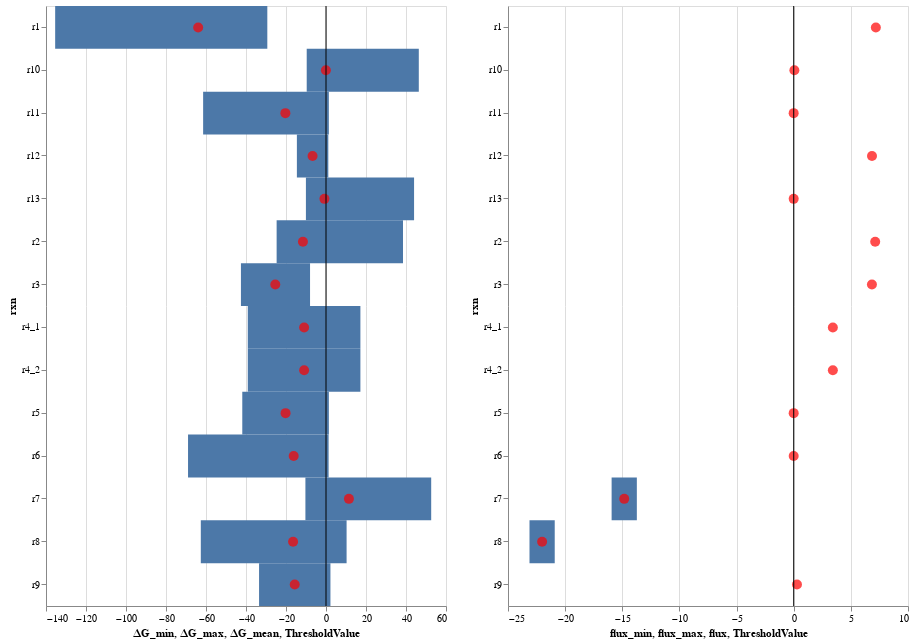

Notebook source saved alongside this figure:
### Markdown cell above
### Plot Gibbs free energies (on the left) and reaction fluxes (on the right)

### Code cell
height=600
width=400
plot_dG_and_flux(dG_df,  flux_df, height, width)

### Figure 1 — Vega-Lite specification as saved in the notebook (floating-point values rounded to 4 significant figures)
{"$schema": "https://vega.github.io/schema/vega-lite/v3.4.0.json", "config": {"mark": {"tooltip": null}, "view": {"height": 300, "width": 400}}, "datasets": {"data-1be3fe115e82bb0437f62db9024d3007": [{"rxn": "r1", "∆G_max": -29.34, "∆G_mean": -63.91, "∆G_min": -135.4}, {"rxn": "r2", "∆G_max": 38.5, "∆G_mean": -11.54, "∆G_min": -24.68}, {"rxn": "r3", "∆G_max": -7.977, "∆G_mean": -25.36, "∆G_min": -42.53}, {"rxn": "r4_1", "∆G_max": 17.2, "∆G_mean": -10.94, "∆G_min": -39.12}, {"rxn": "r4_2", "∆G_max": 17.2, "∆G_mean": -10.94, "∆G_min": -39.12}, {"rxn": "r5", "∆G_max": 1.431, "∆G_mean": -20.21, "∆G_min": -41.86}, {"rxn": "r6", "∆G_max": 1.31, "∆G_mean": -16.15, "∆G_min": -68.98}, {"rxn": "r7", "∆G_max": 52.6, "∆G_mean": 11.46, "∆G_min": -10.3}, {"rxn": "r8", "∆G_max": 10.3, "∆G_mean": -16.46, "∆G_min": -62.6}, {"rxn": "r9", "∆G_max": 2.218, "∆G_mean": -15.64, "∆G_min": -33.47}, {"rxn": "r10", "∆G_max": 46.4, "∆G_mean": -0.06178, "∆G_min": -9.641}, {"rxn": "r11", "∆G_max": 1.423, "∆G_mean": -20.31, "∆G_min": -61.44}, {"rxn": "r12", "∆G_max": 1.163, "∆G_mean": -6.717, "∆G_min": -14.56}, {"rxn": "r13", "∆G_max": 44.03, "∆G_mean": -0.7789, "∆G_min": -10.04}], "data-c4efda258943a001a7970e6a60317289": [{"flux": 7.187, "flux_max": 7.187, "flux_min": 7.187, "rxn": "r1", "vref_mean (umol/gCDW/h)": 7.187, "vref_std (umol/gCDW/h)": 2.004e-05}, {"flux": 7.13, "flux_max": 7.13, "flux_min": 7.13, "rxn": "r2", "vref_mean (umol/gCDW/h)": 7.13, "vref_std (umol/gCDW/h)": 2.004e-05}, {"flux": 6.844, "flux_max": 6.844, "flux_min": 6.844, "rxn": "r3", "vref_mean (umol/gCDW/h)": 6.844, "vref_std (umol/gCDW/h)": 2.004e-05}, {"flux": 3.424, "flux_max": 3.424, "flux_min": 3.424, "rxn": "r4_1", "vref_mean (umol/gCDW/h)": 3.424, "vref_std (umol/gCDW/h)": 1.002e-05}, {"flux": 3.424, "flux_max": 3.424, "flux_min": 3.424, "rxn": "r4_2", "vref_mean (umol/gCDW/h)": 3.424, "vref_std (umol/gCDW/h)": 1.002e-05}, {"flux": -0.002427, "flux_max": -0.002427, "flux_min": -0.002427, "rxn": "r5", "vref_mean (umol/gCDW/h)": -0.002427, "vref_std (umol/gCDW/h)": 6.603e-11}, {"flux": -0.002427, "flux_max": -0.002427, "flux_min": -0.002427, "rxn": "r6", "vref_mean (umol/gCDW/h)": -0.002427, "vref_std (umol/gCDW/h)": 6.603e-11}, {"flux": -14.83, "flux_max": -13.73, "flux_min": -15.93, "rxn": "r7", "vref_mean (umol/gCDW/h)": -14.83, "vref_std (umol/gCDW/h)": 1.104}, {"flux": -22.01, "flux_max": -20.91, "flux_min": -23.12, "rxn": "r8", "vref_mean (umol/gCDW/h)": -22.01, "vref_std (umol/gCDW/h)": 1.104}, {"flux": 0.2854, "flux_max": 0.2854, "flux_min": 0.2854, "rxn": "r9", "vref_mean (umol/gCDW/h)": 0.2854, "vref_std (umol/gCDW/h)": 2.124e-07}, {"flux": 0.05782, "flux_max": 0.05782, "flux_min": 0.05782, "rxn": "r10", "vref_mean (umol/gCDW/h)": 0.05782, "vref_std (umol/gCDW/h)": 3.188e-09}, {"flux": -0.004394, "flux_max": -0.004394, "flux_min": -0.004394, "rxn": "r11", "vref_mean (umol/gCDW/h)": -0.004394, "vref_std (umol/gCDW/h)": 3.338e-11}, {"flux": 6.849, "flux_max": 6.849, "flux_min": 6.849, "rxn": "r12", "vref_mean (umol/gCDW/h)": 6.849, "vref_std (umol/gCDW/h)": 2.004e-05}, {"flux": -0.002427, "flux_max": -0.002427, "flux_min": -0.002427, "rxn": "r13", "vref_mean (umol/gCDW/h)": -0.002427, "vref_std (umol/gCDW/h)": 6.603e-11}], "data-d7255ad842f014c46f35befde053a015": [{"Threshold": "hazardous", "ThresholdValue": 0}]}, "hconcat": [{"data": {"name": "data-1be3fe115e82bb0437f62db9024d3007"}, "layer": [{"encoding": {"x": {"field": "∆G_min", "type": "quantitative"}, "x2": {"field": "∆G_max"}, "y": {"field": "rxn", "type": "nominal"}}, "height": 600, "mark": "rect", "width": 400}, {"encoding": {"tooltip": [{"field": "rxn", "type": "nominal"}, {"field": "∆G_min", "type": "quantitative"}, {"field": "∆G_mean", "type": "quantitative"}, {"field": "∆G_max", "type": "quantitative"}], "x": {"field": "∆G_mean", "type": "quantitative"}, "y": {"field": "rxn", "type": "nominal"}}, "mark": {"color": "red", "filled": true, "size": 100, "type": "point"}, "selection": {"selector001": {"bind": "scales", "encodings": ["x", "y"], "type": "interval"}}}, {"data": {"name": "data-d7255ad842f014c46f35befde053a015"}, "encoding": {"x": {"field": "ThresholdValue", "type": "quantitative"}}, "mark": "rule"}]}, {"data": {"name": "data-c4efda258943a001a7970e6a60317289"}, "layer": [{"encoding": {"x": {"field": "flux_min", "type": "quantitative"}, "x2": {"field": "flux_max"}, "y": {"field": "rxn", "type": "nominal"}}, "height": 600, "mark": "rect", "width": 400}, {"encoding": {"tooltip": [{"field": "rxn", "type": "nominal"}, {"field": "flux_min", "type": "quantitative"}, {"field": "flux", "type": "quantitative"}, {"field": "flux_max", "type": "quantitative"}], "x": {"field": "flux", "type": "quantitative"}, "y": {"field": "rxn", "type": "nominal"}}, "mark": {"color": "red", "filled": true, "size": 100, "type": "point"}, "selection": {"selector002": {"bind": "scales", "encodings": ["x", "y"], "type": "interval"}}}, {"data": {"name": "data-d7255ad842f014c46f35befde053a015"}, "encoding": {"x": {"field": "ThresholdValue", "type": "quantitative"}}, "mark": "rule"}]}]}
